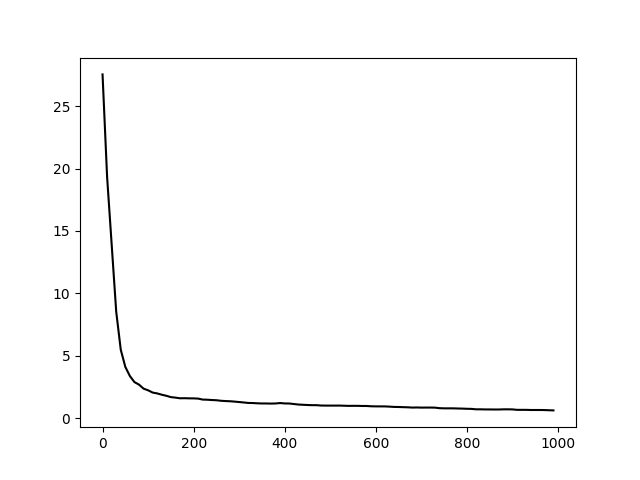

Recreate this plot in Python.
import numpy as np
import math
import random
import sys
import matplotlib.pyplot as plt; plt.ion()
def loadData(file_name):
    data= np.loadtxt(file_name,delimiter=',',dtype=int)
    return data

def dataPreprocessing(data):
    classLabel=data[:,-1]
    classLabel=classLabel.T
    normalize_data= (np.delete(data,-1,axis=1))/16
    normalize_data= normalize_data.T
    return [normalize_data, classLabel]
def intialize_weights():
    w1=np.random.rand(10,64)-0.5
    b1= np.random.rand(10,1)-0.5
    w2=np.random.rand(10,10)-0.5
    b2 = np.random.rand(10,1)-0.5
    return w1,b1,w2,b2
def ReLU(Z):
    return np.maximum(0,Z)

def sigmoid(z):
    return 1/(1+np.exp(-z))

def forward_propagation(w1,b1,w2,b2,x):
    z1=w1.dot(x)+b1
    a1=sigmoid(z1)
    z2=w2.dot(a1)+b2
    a2=sigmoid(z2)
    return z1,a1,z2,a2
def labelMatrix(y):
    label_matrix=np.zeros((y.size,y.max()+1))
    label_matrix[np.arange(y.size),y]=1
    label_matrix= label_matrix.T
    return label_matrix
def derive_ReLU(z):
    return z>0
def derived(z):
    return sigmoid(z)*(1-sigmoid(z))
    
def back_propagataion(z1,a1,z2,a2,w2,x,y):
    m= y.size
    label_matrix= labelMatrix(y)
    dz2= a2-label_matrix
    dw2 = 1/m *(dz2.dot(a1.T))
    db2= 1/m *(np.sum(dz2,0))
    dz1= w2.T.dot(dz2)*derived(a1)
    dw1 = 1/m *(dz1.dot(x.T))
    db1= 1/m *(np.sum(dz1,0))
    return dw1,db1,dw2,db2

def update_params(w1,b1,w2,b2,dw1,db1,dw2,db2,n):
    w1=w1-n*dw1
    b1=b1-n*db1
    w2=w2-n*dw2
    b2=b2-n*db2
    return w1,b1,w2,b2
def get_predictions(a2):
    return np.argmax(a2,0)
def get_accuracy(predictions,y):
    #print(predictions,y)
    return np.sum(predictions==y)/y.size
def mse(predictions,y):
    #print(predictions,y)
    return np.mean(np.power((predictions-y),2))   
def neural_network(data,label,iterations,n):
    w1,b1,w2,b2= intialize_weights()
    x=[]
    y=[]
    z=[]
    for i in range(iterations):
        for j in range(3):
            z1,a1,z2,a2= forward_propagation(w1,b1,w2,b2,data)
            dw1,db1,dw2,db2=back_propagataion(z1,a1,z2,a2,w2,data,label)
            w1,b1,w2,b2=update_params(w1,b1,w2,b2,dw1,db1,dw2,db2,n)
        if i%10==0:
            print("Accuracy: ", get_accuracy(get_predictions(a2),label))
            print("MSE: ", mse(get_predictions(a2),label))
            x.append(i)
            y.append(mse(get_predictions(a2),label))
            z.append(get_accuracy(get_predictions(a2),label)*100)
    print(labelMatrix(label)[1])
    sc= plt.plot(x,y,color='black')
    #ac= plt.plot(x,z,color='green') 
    return w1,b1,w2,b2

def main(sys):    
    processedData=dataPreprocessing(loadData("optdigits.tra"))
    w1,b1,w2,b2= neural_network(processedData[0],processedData[1],1000,0.1)
    processedData2=dataPreprocessing(loadData("optdigits.tes"))
    b1=np.resize(b1,(10,1797))
    b2=np.resize(b2,(10,1797))
    z1,a1,z2,a2= forward_propagation(w1,b1,w2,b2,processedData2[0])
    print("Accuracy Test: ", get_accuracy(get_predictions(a2),processedData2[1]))
main(sys)
